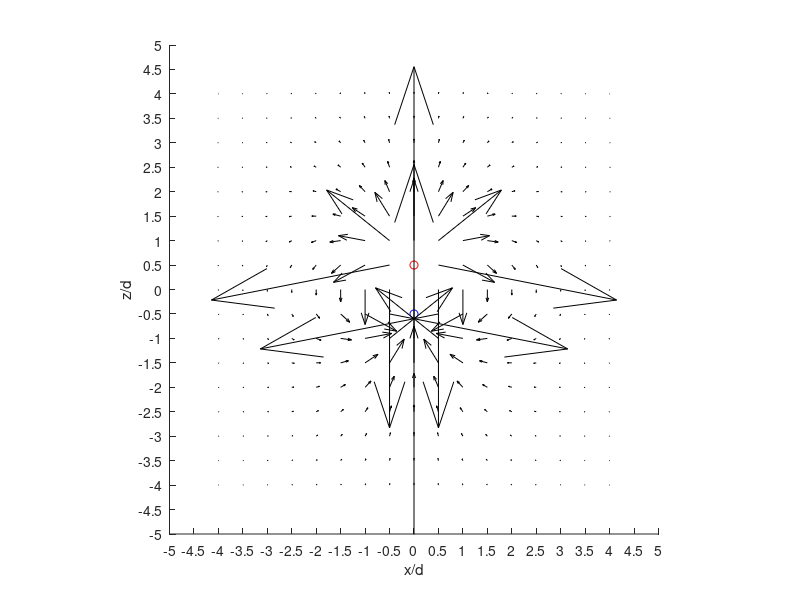
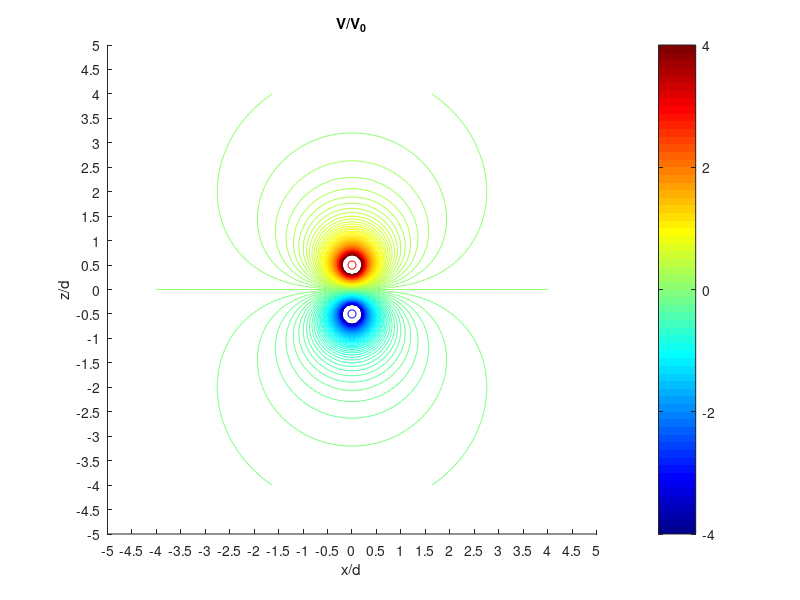
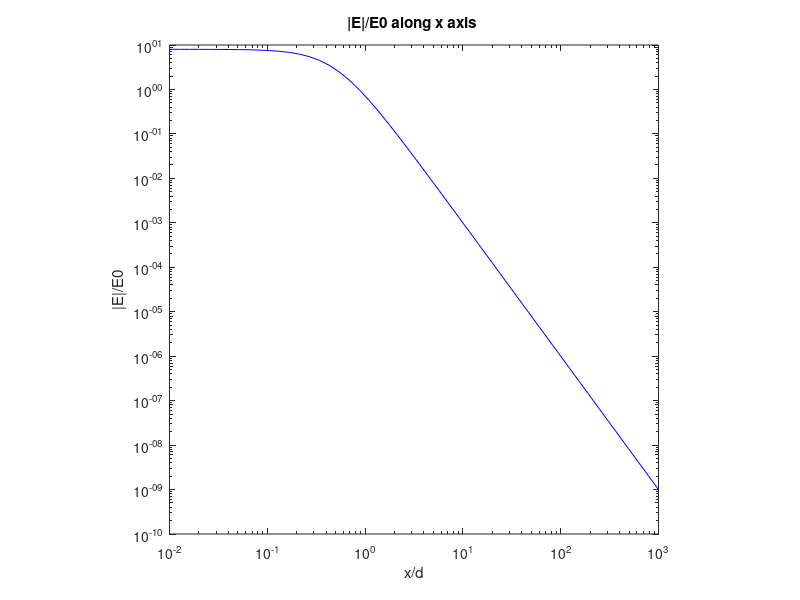

Write the MATLAB code that produced these figures, in order.
clear all; 
close all;

[x1,z1] = meshgrid(-4:0.5:4); 

%Q(z = 2/d)
E1_1 = (1)./(x1.^2+(z1-0.5).^2);                
u1_1 = E1_1.*x1./sqrt(x1.^2+(z1-0.5).^2);
v1_1 = E1_1.*(z1-0.5)./sqrt(x1.^2+(z1-0.5).^2);

 %-Q(z = -2/d)
E2_1 = -((1)./(x1.^2+(z1+0.5).^2));                
u2_1 = E2_1.*x1./sqrt(x1.^2+(z1+0.5).^2);
v2_1 = E2_1.*(z1+0.5)./sqrt(x1.^2+(z1+0.5).^2);

u1 = u1_1 + u2_1;
v1 = v1_1 + v2_1;

figure(1);
set(gca,'XTick',-5:0.5:5,'YTick',-5:0.5:5);
axis ([-5,5,-5,5]);
xlabel('x/d'); ylabel('z/d'); 
hold on;

plot(0,0.5,'-or');
plot(0,-0.5,'-ob');

quiver(x1,z1,u1,v1,'k','AutoScale','off');
hold off;
axis square


[x3,z3] = meshgrid(-4:0.1:4); %Q3
V = 1./(x3.^2+(z3-0.5).^2).^(1/2)-1./((x3.^2.+(z3+0.5).^2).^(1/2));


figure(2);
set(gca,'XTick',-5:0.5:5,'YTick',-5:0.5:5);
axis ([-5,5,-5,5]);
xlabel('x/d'); ylabel('z/d');
title('V/V_0');

hold on;
plot(0,0.5,'-or');
plot(0,-0.5,'-ob');
contour(x3,z3,V,-4:0.05:4);

colormap jet;
colorbar;
hold off;
axis square

x=logspace(-2,3);
Ex=(1)./(x.^2+(0.5).^2).^(3/2);

figure(3);
loglog(x,Ex,'b');
xlabel('x/d'); ylabel('|E|/E0');
title('|E|/E0 along x axis ');
axis square
